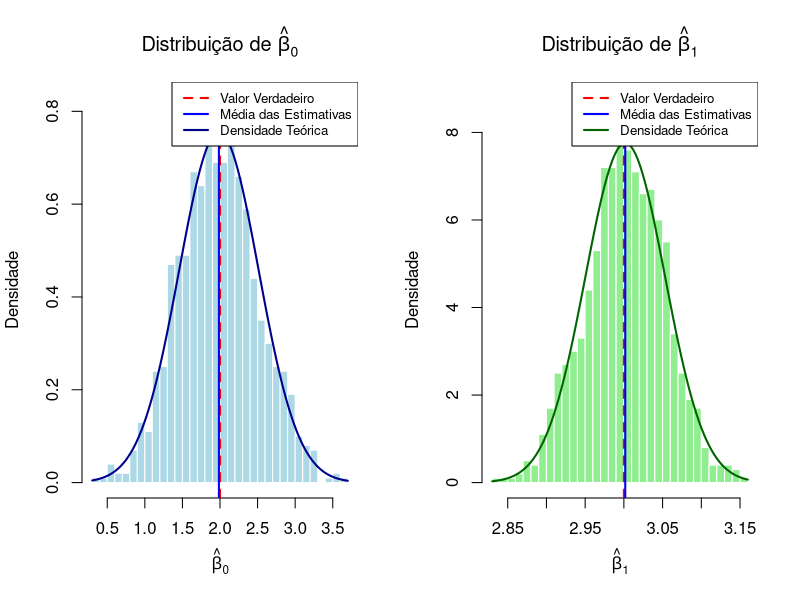
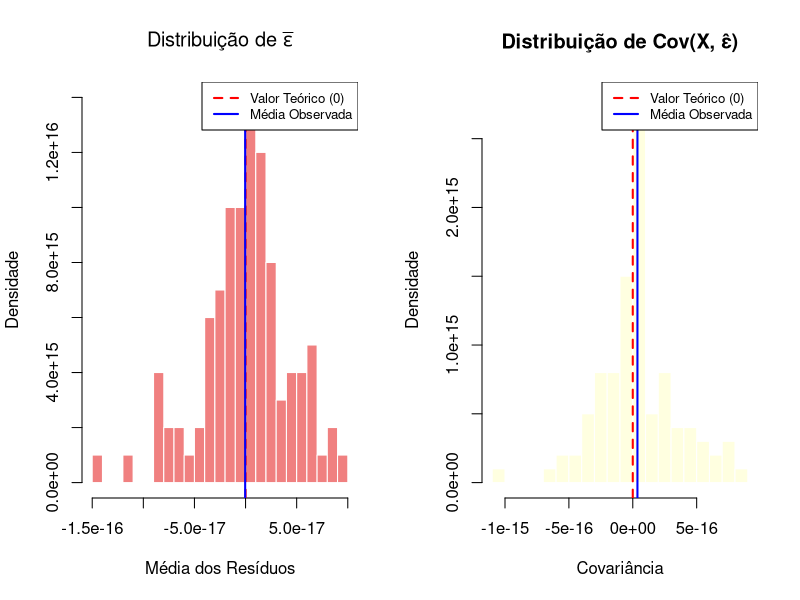

Source code (R) for these figures, in order:
## ---- chunk 1
knitr::opts_chunk$set(echo = TRUE, warning = FALSE, message = FALSE)
## ---- chunk 2
# #################
# importes
library(ggplot2)
library(knitr)
library(kableExtra)
## ---- chunk 3
# semente
set.seed(123)

# params
beta_0_true <- 2
beta_1_true <- 3
n <- 100           # Tamanho de cada amostra
n_sim <- 1000      # Número de simulações

# vetores para as estimativas (vazios agora)
beta_0_hat <- numeric(n_sim)
beta_1_hat <- numeric(n_sim)

#Monte Carlo
for(i in 1:n_sim) {
  # gero dados 
  X <- rnorm(n, mean = 10, sd = 2)  # X ~ N(10, 4), onde sd = sqrt(4) = 2
  epsilon <- rnorm(n, mean = 0, sd = 1)
  Y <- beta_0_true + beta_1_true * X + epsilon
  
  # moq simples
  modelo <- lm(Y ~ X)
  
  # guardo estimativas
  beta_0_hat[i] <- coef(modelo)[1]
  beta_1_hat[i] <- coef(modelo)[2]
}
## ---- chunk 4
#  médias das estimativas
media_beta_0 <- mean(beta_0_hat)
media_beta_1 <- mean(beta_1_hat)
##################################
# desvios padrão
sd_beta_0 <- sd(beta_0_hat)
sd_beta_1 <- sd(beta_1_hat)
############################
#tabela de resultados
resultados_q1 <- data.frame(
  Parâmetro = c("β₀ (Intercepto)", "β₁ (Inclinação)"),
  `Valor Verdadeiro` = c(beta_0_true, beta_1_true),
  `Média das Estimativas` = c(media_beta_0, media_beta_1),
  `Desvio Padrão` = c(sd_beta_0, sd_beta_1),
  `Viés` = c(media_beta_0 - beta_0_true, media_beta_1 - beta_1_true),
  check.names = FALSE
)

kable(resultados_q1, digits = 6, align = 'c',
      caption = "Resultados da Simulação de Monte Carlo (1000 replicações)") %>%
  kable_styling(bootstrap_options = c("striped", "hover", "condensed"),
                full_width = FALSE)
## ---- chunk 5
par(mfrow = c(1, 2))

# Histogr para beta_0
hist(beta_0_hat, breaks = 30, prob = TRUE, 
     main = expression(paste("Distribuição de ", hat(beta)[0])),
     xlab = expression(hat(beta)[0]),
     ylab = "Densidade",
     col = "lightblue", border = "white")
abline(v = beta_0_true, col = "red", lwd = 2, lty = 2)
abline(v = media_beta_0, col = "blue", lwd = 2)
curve(dnorm(x, mean = media_beta_0, sd = sd_beta_0), add = TRUE, col = "darkblue", lwd = 2)
legend("topright", 
       legend = c("Valor Verdadeiro", "Média das Estimativas", "Densidade Teórica"),
       col = c("red", "blue", "darkblue"), 
       lty = c(2, 1, 1), lwd = 2, cex = 0.8)

# Histogr para beta_1
hist(beta_1_hat, breaks = 30, prob = TRUE,
     main = expression(paste("Distribuição de ", hat(beta)[1])),
     xlab = expression(hat(beta)[1]),
     ylab = "Densidade",
     col = "lightgreen", border = "white")
abline(v = beta_1_true, col = "red", lwd = 2, lty = 2)
abline(v = media_beta_1, col = "blue", lwd = 2)
curve(dnorm(x, mean = media_beta_1, sd = sd_beta_1), add = TRUE, col = "darkgreen", lwd = 2)
legend("topright", 
       legend = c("Valor Verdadeiro", "Média das Estimativas", "Densidade Teórica"),
       col = c("red", "blue", "darkgreen"), 
       lty = c(2, 1, 1), lwd = 2, cex = 0.8)

par(mfrow = c(1, 1))
## ---- chunk 6
set.seed(456)

# Parâms
n <- 100
n_rep <- 100  # Número de repetições

# Vetores nulos pra colocar results
media_residuos <- numeric(n_rep)
cov_X_residuos <- numeric(n_rep)
cor_X_residuos <- numeric(n_rep)
## ---- chunk 7
# Loop de simulação
for(j in 1:n_rep) {
  # Gerar dados
  X <- rnorm(n, mean = 10, sd = 2)
  epsilon <- rnorm(n, mean = 0, sd = 1)
  Y <- 2 + 3 * X + epsilon
  
  # Estimar  mqo ############
  modelo <- lm(Y ~ X)
  
  # resíduos ##################
  residuos <- residuals(modelo)
  
  # estatísticas ####################
  media_residuos[j] <- mean(residuos)
  cov_X_residuos[j] <- cov(X, residuos)
  cor_X_residuos[j] <- cor(X, residuos)
}
## ---- chunk 8
#  médias agregadas #########################
media_media_residuos <- mean(media_residuos)
media_cov_X_residuos <- mean(cov_X_residuos)
media_cor_X_residuos <- mean(cor_X_residuos)

# sds ################################
sd_media_residuos <- sd(media_residuos)
sd_cov_X_residuos <- sd(cov_X_residuos)

#  tabela de resultados ###########################3
resultados_q2 <- data.frame(
  Propriedade = c("E[ε̂ᵢ]", "Cov(X, ε̂)", "Cor(X, ε̂)"),
  `Valor Teórico` = c(0, 0, 0),
  `Média Observada` = c(media_media_residuos, media_cov_X_residuos, media_cor_X_residuos),
  `Desvio Padrão` = c(sd_media_residuos, sd_cov_X_residuos, sd(cor_X_residuos)),
  check.names = FALSE
)

kable(resultados_q2, digits = 8, align = 'c',
      caption = "Propriedades dos Resíduos MQO (100 replicações)") %>%
  kable_styling(bootstrap_options = c("striped", "hover", "condensed"),
                full_width = FALSE)
## ---- chunk 9
par(mfrow = c(1, 2))

# Histogr da média dos resíduos
hist(media_residuos, breaks = 20, prob = TRUE,
     main = expression(paste("Distribuição de ", bar(epsilon))),
     xlab = "Média dos Resíduos",
     ylab = "Densidade",
     col = "lightcoral", border = "white")
abline(v = 0, col = "red", lwd = 2, lty = 2)
abline(v = media_media_residuos, col = "blue", lwd = 2)
legend("topright", 
       legend = c("Valor Teórico (0)", "Média Observada"),
       col = c("red", "blue"), 
       lty = c(2, 1), lwd = 2, cex = 0.8)

# Histogr da covariância
hist(cov_X_residuos, breaks = 20, prob = TRUE,
     main = "Distribuição de Cov(X, ε̂)",
     xlab = "Covariância",
     ylab = "Densidade",
     col = "lightyellow", border = "white")
abline(v = 0, col = "red", lwd = 2, lty = 2)
abline(v = media_cov_X_residuos, col = "blue", lwd = 2)
legend("topright", 
       legend = c("Valor Teórico (0)", "Média Observada"),
       col = c("red", "blue"), 
       lty = c(2, 1), lwd = 2, cex = 0.8)

par(mfrow = c(1, 1))
## ---- chunk 10
# Ex com uma amostra específica para demonstração detalhada
set.seed(789)
X_demo <- rnorm(100, mean = 10, sd = 2)
epsilon_demo <- rnorm(100, mean = 0, sd = 1)
Y_demo <- 2 + 3 * X_demo + epsilon_demo

# Estimar 
modelo_demo <- lm(Y_demo ~ X_demo)
residuos_demo <- residuals(modelo_demo)

# Ver propriedades
soma_residuos <- sum(residuos_demo)
soma_X_residuos <- sum(X_demo * residuos_demo)
